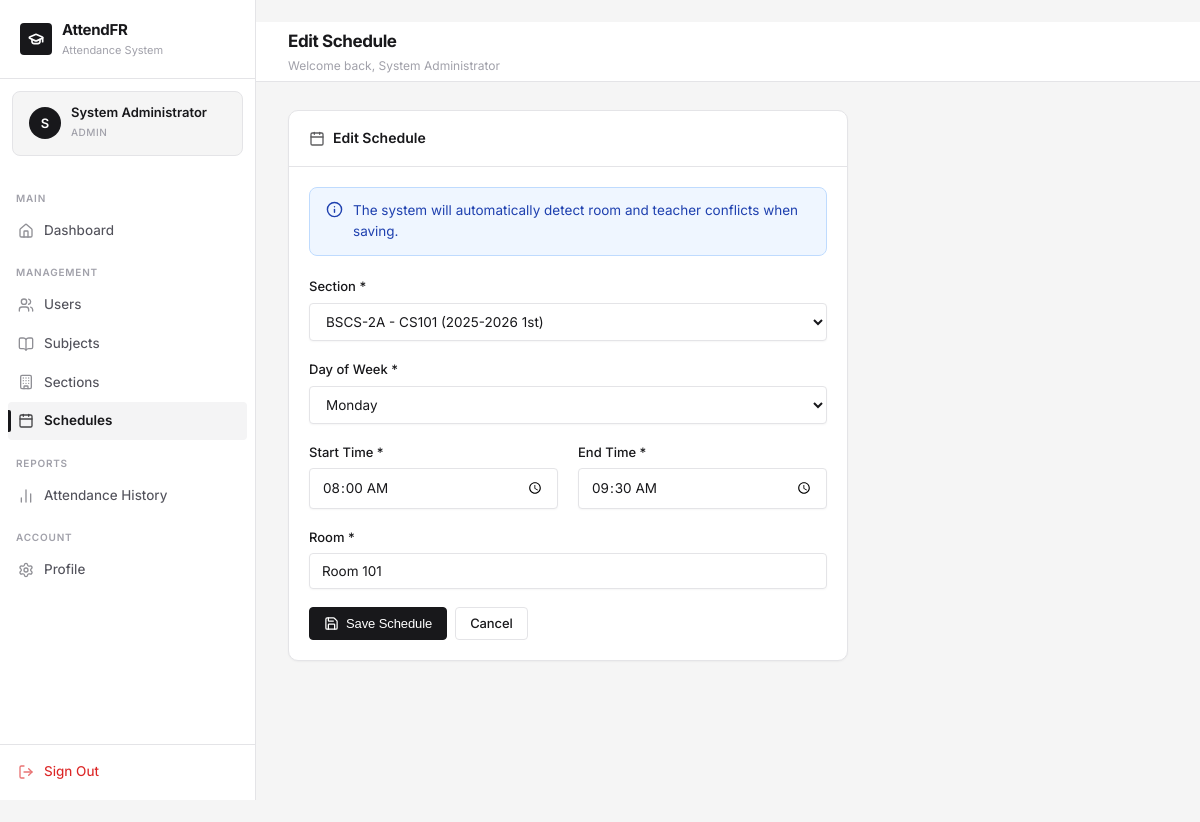
The page /schedules/1/edit/ (signed in) on the database its author committed.
### accounts/models.py (models this page shows, shortened)
class CustomUser(AbstractUser):
    ROLE_CHOICES = (
        ('admin', 'Admin'),
        ('teacher', 'Teacher'),
        ('student', 'Student'),
    )
    role = models.CharField(max_length=10, choices=ROLE_CHOICES, default='student')
    profile_image = models.ImageField(upload_to='profiles/', blank=True, null=True)
    phone = models.CharField(max_length=20, blank=True)
    class Meta:
        verbose_name = 'User'
        verbose_name_plural = 'Users'

### core/models.py (models this page shows, shortened)
class Schedule(models.Model):
    DAY_CHOICES = [
        ('Mon', 'Monday'),
        ('Tue', 'Tuesday'),
        ('Wed', 'Wednesday'),
        ('Thu', 'Thursday'),
        ('Fri', 'Friday'),
        ('Sat', 'Saturday'),
    ]
    section = models.ForeignKey(Section, on_delete=models.CASCADE, related_name='schedules')
    day_of_week = models.CharField(max_length=3, choices=DAY_CHOICES)
    start_time = models.TimeField()
    end_time = models.TimeField()
    room = models.CharField(max_length=50)
    class Meta:
        ordering = ['day_of_week', 'start_time']
        verbose_name = 'Schedule'
        verbose_name_plural = 'Schedules'

### core/views.py (the view, shortened to what this page needs)
# urls.py: path('schedules/<int:pk>/edit/', views.schedule_edit, name='schedule_edit'),
@login_required
@admin_required
def schedule_edit(request, pk):
    schedule = get_object_or_404(Schedule, pk=pk)
    form = ScheduleForm(request.POST or None, instance=schedule)
    return render(request, 'core/schedule_form.html', {'form': form, 'title': 'Edit Schedule', 'schedule': schedule})

### core/forms.py
class ScheduleForm(forms.ModelForm):
    class Meta:
        model = Schedule
        fields = ['section', 'day_of_week', 'start_time', 'end_time', 'room']
        widgets = {
            'section': forms.Select(attrs={'class': 'form-select'}),
            'day_of_week': forms.Select(attrs={'class': 'form-select'}),
            'start_time': forms.TimeInput(attrs={'class': 'form-control', 'type': 'time'}),
            'end_time': forms.TimeInput(attrs={'class': 'form-control', 'type': 'time'}),
            'room': forms.TextInput(attrs={'class': 'form-control'}),
        }

### core/models.py (called while the page is built)
    def __str__(self):
        return f"{self.name} - {self.subject.code} ({self.school_year} {self.semester})"

### templates/core/schedule_form.html (shortened to what this page needs)
{% extends 'base.html' %}
{% block page_title %}{{ title }}{% endblock %}
{% block content %}
<div class="card" style="max-width:560px;">
  <div class="card-header"><span class="card-title"><i data-lucide="calendar"></i> {{ title }}</span></div>
  <div class="card-body">
    <div class="alert alert-info">
      <i data-lucide="info"></i> The system will automatically detect room and teacher conflicts when saving.
    </div>
    <form method="post">
      <div class="form-group">
        <label class="form-label">Section *</label>
        {{ form.section }}
      </div>
      <div class="form-group">
        <label class="form-label">Day of Week *</label>
        {{ form.day_of_week }}
      </div>
      <div class="grid-2">
        <div class="form-group">
          <label class="form-label">Start Time *</label>
          {{ form.start_time }}
        </div>
        <div class="form-group">
          <label class="form-label">End Time *</label>
          {{ form.end_time }}
        </div>
      </div>
      <div class="form-group">
        <label class="form-label">Room *</label>
        {{ form.room }}
      </div>
      <div class="flex gap-1 mt-2">
        <button type="submit" class="btn btn-primary"><i data-lucide="save"></i> Save Schedule</button>
        <a href="{% url 'schedule_list' %}" class="btn btn-outline">Cancel</a>
      </div>
    </form>
  </div>
</div>
{% endblock %}

### templates/base.html (shortened to what this page needs)
{% load static %}
<!DOCTYPE html>
<html lang="en">
<head>
  <link rel="stylesheet" href="{% static 'css/style.css' %}">
</head>
<body>
{% if user.is_authenticated %}
<div class="app-layout">
  <aside class="sidebar" id="sidebar">
    <div class="sidebar-logo">
      <div class="sidebar-logo-icon"><i data-lucide="graduation-cap"></i></div>
      <div class="sidebar-logo-text">
        <h2>AttendFR</h2>
        <p>Attendance System</p>
      </div>
    </div>
    <div class="sidebar-user">
      {% if user.profile_image %}
        <img src="{{ user.profile_image.url }}" class="sidebar-user-avatar" alt="{{ user.username }}">
      {% else %}
        <div class="sidebar-user-avatar">{{ user.first_name|first|default:user.username|first|upper }}</div>
      {% endif %}
      <div class="sidebar-user-info">
        <div class="name">{{ user.get_full_name|default:user.username }}</div>
        <span class="role-badge {{ user.role }}">{{ user.get_role_display }}</span>
      </div>
    </div>
    <nav class="sidebar-nav">
      <div class="nav-section-label">Main</div>
      <a href="{% url 'dashboard' %}" class="nav-item {% if request.resolver_match.url_name == 'dashboard' %}active{% endif %}">
        <span class="icon"><i data-lucide="home"></i></span> Dashboard
      </a>
      {% if user.role == 'admin' %}
      <div class="nav-section-label">Management</div>
      <a href="{% url 'user_list' %}" class="nav-item {% if 'user' in request.resolver_match.url_name %}active{% endif %}">
        <span class="icon"><i data-lucide="users"></i></span> Users
      </a>
      <a href="{% url 'subject_list' %}" class="nav-item {% if 'subject' in request.resolver_match.url_name %}active{% endif %}">
        <span class="icon"><i data-lucide="book-open"></i></span> Subjects
      </a>
      <a href="{% url 'section_list' %}" class="nav-item {% if 'section' in request.resolver_match.url_name %}active{% endif %}">
        <span class="icon"><i data-lucide="building"></i></span> Sections
      </a>
      <a href="{% url 'schedule_list' %}" class="nav-item {% if 'schedule' in request.resolver_match.url_name %}active{% endif %}">
        <span class="icon"><i data-lucide="calendar"></i></span> Schedules
      </a>
      <div class="nav-section-label">Reports</div>
      <a href="{% url 'attendance_history' %}" class="nav-item {% if 'history' in request.resolver_match.url_name %}active{% endif %}">
        <span class="icon"><i data-lucide="bar-chart-2"></i></span> Attendance History
      </a>
      {% elif user.role == 'teacher' %}
      <div class="nav-section-label">Teaching</div>
      <a href="{% url 'attendance_history' %}" class="nav-item {% if 'history' in request.resolver_match.url_name %}active{% endif %}">
        <span class="icon"><i data-lucide="bar-chart-2"></i></span> My Sessions
      </a>
      {% endif %}
      <div class="nav-section-label">Account</div>
      <a href="{% url 'profile' %}" class="nav-item {% if request.resolver_match.url_name == 'profile' %}active{% endif %}">
        <span class="icon"><i data-lucide="settings"></i></span> Profile
      </a>
    </nav>
    <div class="sidebar-footer">
      <a href="{% url 'logout' %}" class="nav-item" style="color: var(--danger);">
        <span class="icon"><i data-lucide="log-out"></i></span> Sign Out
      </a>
    </div>
  </aside>
  <main class="main-content">
    <header class="top-header">
      <div class="header-title">
        <h1>{% block page_title %}Dashboard{% endblock %}</h1>
        {% block page_subtitle %}<p>Welcome back, {{ user.get_full_name|default:user.username }}</p>{% endblock %}
      </div>
    </header>
    <div class="page-content">
      {% block content %}{% endblock %}
    </div>
  </main>
</div>
{% else %}
  {% block auth_content %}{% endblock %}
{% endif %}
</body>
</html>

### rows shown on the page
CustomUser: first_name|first "S", get_full_name "System Administrator", role "ADMIN"
Schedule: section "BSCS-2A - CS101 (2025-2026 1st)", day_of_week "Monday", start_time "08:00:00", end_time "09:30:00", room "Room 101"

### other values the page prints
{{ title }} "Edit Schedule"
